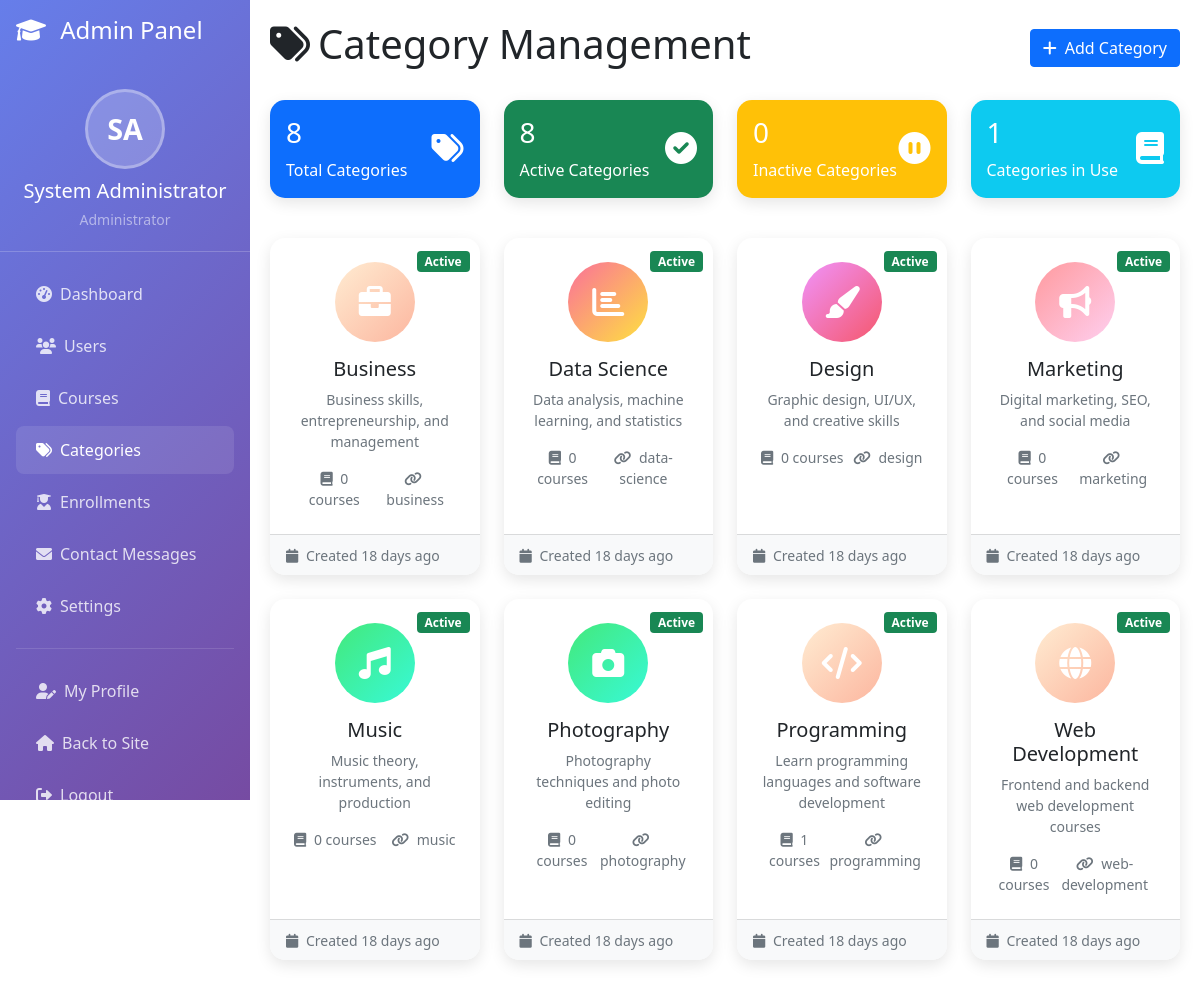
Screenshot of /admin/categories.php (signed in) with the database file from the repository.
### tables this page shows
CREATE TABLE `users` (
  `id` int(11) NOT NULL,
  `username` varchar(50) NOT NULL,
  `email` varchar(100) NOT NULL,
  `password` varchar(255) NOT NULL,
  `first_name` varchar(50) NOT NULL,
  `last_name` varchar(50) NOT NULL,
  `role` enum('student','instructor','admin') DEFAULT 'student',
  `profile_image` varchar(255) DEFAULT NULL,
  `bio` text DEFAULT NULL,
  `phone` varchar(20) DEFAULT NULL,
  `date_of_birth` date DEFAULT NULL,
  `instructor_rating_average` decimal(3,2) DEFAULT 0.00,
  `instructor_rating_count` int(11) DEFAULT 0,
  `is_active` tinyint(1) DEFAULT 1,
  `email_verified` tinyint(1) DEFAULT 0,
  `created_at` timestamp NOT NULL DEFAULT current_timestamp(),
  `updated_at` timestamp NOT NULL DEFAULT current_timestamp() ON UPDATE current_timestamp()
);

CREATE TABLE `categories` (
  `id` int(11) NOT NULL,
  `name` varchar(100) NOT NULL,
  `description` text DEFAULT NULL,
  `slug` varchar(100) NOT NULL,
  `image` varchar(255) DEFAULT NULL,
  `is_active` tinyint(1) DEFAULT 1,
  `created_at` timestamp NOT NULL DEFAULT current_timestamp()
);

### classes/User.php (called while the page is built, shortened)
<?php
class User {
    private $conn;
    private $table_name = "users";
    public function __construct() {
        $database = new Database();
        $this->conn = $database->getConnection();
    }
    public function getUserById($id) {
        $query = "SELECT * FROM " . $this->table_name . " WHERE id = :id";
        $stmt = $this->conn->prepare($query);
        $stmt->bindParam(":id", $id);
        $stmt->execute();
        if ($stmt->rowCount() > 0) {
            $row = $stmt->fetch(PDO::FETCH_ASSOC);
            $this->first_name = $row['first_name'];
            $this->last_name = $row['last_name'];
            return true;
        }
        return false;
    }
}
?>

### config/database.php (called while the page is built, shortened)
<?php
class Database {
    private $host = 'localhost';
    private $db_name = 'elearning_system';
    private $username = 'root';
    private $password = '';
    public function getConnection() {
        $this->conn = null;
        try {
            $this->conn = new PDO(
                "mysql:host=" . $this->host . ";dbname=" . $this->db_name,
                $this->username,
                $this->password,
                array(
                    PDO::ATTR_ERRMODE => PDO::ERRMODE_EXCEPTION,
                    PDO::ATTR_DEFAULT_FETCH_MODE => PDO::FETCH_ASSOC,
                    PDO::MYSQL_ATTR_INIT_COMMAND => "SET NAMES utf8"
                )
            );
        } catch(PDOException $exception) {
            echo "Connection error: " . $exception->getMessage();
        }
        return $this->conn;
    }
}
?>

### includes/functions.php (called while the page is built, shortened)
<?php
function timeAgo($datetime) {
    $time = time() - strtotime($datetime);
    if ($time < 60) {
        return 'just now';
    } elseif ($time < 3600) {
        return floor($time / 60) . ' minutes ago';
    } elseif ($time < 86400) {
        return floor($time / 3600) . ' hours ago';
    } elseif ($time < 2592000) {
        return floor($time / 86400) . ' days ago';
    } elseif ($time < 31536000) {
        return floor($time / 2592000) . ' months ago';
    } else {
        return floor($time / 31536000) . ' years ago';
    }
}
?>

### admin/categories.php (the view, shortened to what this page needs)
<?php
require_once __DIR__ . '/../config/config.php';
require_once __DIR__ . '/../classes/User.php';
try {
    $database = new Database();
    $conn = $database->getConnection();
    $query = "SELECT c.*, COUNT(co.id) as course_count
              FROM categories c
              LEFT JOIN courses co ON c.id = co.category_id
              GROUP BY c.id
              ORDER BY c.name";
    $stmt = $conn->prepare($query);
    $stmt->execute();
    $categories = $stmt->fetchAll(PDO::FETCH_ASSOC);
    $stats = [];
    $query = "SELECT COUNT(*) as count FROM categories";
    $stmt = $conn->prepare($query);
    $stmt->execute();
    $stats['total'] = $stmt->fetch(PDO::FETCH_ASSOC)['count'];
    $query = "SELECT COUNT(*) as count FROM categories WHERE is_active = 1";
    $stmt = $conn->prepare($query);
    $stmt->execute();
    $stats['active'] = $stmt->fetch(PDO::FETCH_ASSOC)['count'];
    $query = "SELECT COUNT(*) as count FROM categories WHERE is_active = 0";
    $stmt = $conn->prepare($query);
    $stmt->execute();
    $stats['inactive'] = $stmt->fetch(PDO::FETCH_ASSOC)['count'];
    $query = "SELECT COUNT(DISTINCT category_id) as count FROM courses";
    $stmt = $conn->prepare($query);
    $stmt->execute();
    $stats['used'] = $stmt->fetch(PDO::FETCH_ASSOC)['count'];
} catch (Exception $e) {
    $categories = [];
    $stats = ['total' => 0, 'active' => 0, 'inactive' => 0, 'used' => 0];
}
$category_icons = [
    'programming' => 'fas fa-code',
    'web-development' => 'fas fa-globe',
    'data-science' => 'fas fa-chart-bar',
    'design' => 'fas fa-paint-brush',
    'business' => 'fas fa-briefcase',
    'marketing' => 'fas fa-bullhorn',
    'photography' => 'fas fa-camera',
    'music' => 'fas fa-music',
    'health' => 'fas fa-heartbeat',
    'fitness' => 'fas fa-dumbbell',
    'cooking' => 'fas fa-utensils',
    'language' => 'fas fa-language',
    'science' => 'fas fa-flask',
    'mathematics' => 'fas fa-calculator',
    'art' => 'fas fa-palette',
    'writing' => 'fas fa-pen-fancy'
];
?>
<!DOCTYPE html>
<html lang="en">
<head>
    <link href="https://cdn.jsdelivr.net/npm/bootstrap@5.1.3/dist/css/bootstrap.min.css" rel="stylesheet">
    <link href="https://cdnjs.cloudflare.com/ajax/libs/font-awesome/6.0.0/css/all.min.css" rel="stylesheet">
</head>
<body>
    <?php include 'includes/sidebar.php'; ?>
    <div class="main-content">
        <div class="d-flex justify-content-between align-items-center mb-4">
            <h1><i class="fas fa-tags me-2"></i>Category Management</h1>
            <button class="btn btn-primary" data-bs-toggle="modal" data-bs-target="#addCategoryModal">
                <i class="fas fa-plus me-2"></i>Add Category
            </button>
        </div>
        <div class="row mb-4">
            <div class="col-lg-3 col-md-6 mb-3">
                <div class="card stat-card bg-primary text-white">
                    <div class="card-body">
                        <div class="d-flex justify-content-between">
                            <div>
                                <h3><?php echo number_format($stats['total']); ?></h3>
                                <p class="mb-0">Total Categories</p>
                            </div>
                            <div class="align-self-center">
                                <i class="fas fa-tags fa-2x"></i>
                            </div>
                        </div>
                    </div>
                </div>
            </div>
            <div class="col-lg-3 col-md-6 mb-3">
                <div class="card stat-card bg-success text-white">
                    <div class="card-body">
                        <div class="d-flex justify-content-between">
                            <div>
                                <h3><?php echo number_format($stats['active']); ?></h3>
                                <p class="mb-0">Active Categories</p>
                            </div>
                            <div class="align-self-center">
                                <i class="fas fa-check-circle fa-2x"></i>
                            </div>
                        </div>
                    </div>
                </div>
            </div>
            <div class="col-lg-3 col-md-6 mb-3">
                <div class="card stat-card bg-warning text-white">
                    <div class="card-body">
                        <div class="d-flex justify-content-between">
                            <div>
                                <h3><?php echo number_format($stats['inactive']); ?></h3>
                                <p class="mb-0">Inactive Categories</p>
                            </div>
                            <div class="align-self-center">
                                <i class="fas fa-pause-circle fa-2x"></i>
                            </div>
                        </div>
                    </div>
                </div>
            </div>
            <div class="col-lg-3 col-md-6 mb-3">
                <div class="card stat-card bg-info text-white">
                    <div class="card-body">
                        <div class="d-flex justify-content-between">
                            <div>
                                <h3><?php echo number_format($stats['used']); ?></h3>
                                <p class="mb-0">Categories in Use</p>
                            </div>
                            <div class="align-self-center">
                                <i class="fas fa-book fa-2x"></i>
                            </div>
                        </div>
                    </div>
                </div>
            </div>
        </div>
        <div class="row">
            <?php if (!empty($categories)): ?>
                <?php foreach ($categories as $category): ?>
                    <?php
                    $icon = $category_icons[$category['slug']] ?? 'fas fa-folder';
                    $gradient_colors = [
                        'linear-gradient(135deg, #667eea 0%, #764ba2 100%)',
                        'linear-gradient(135deg, #f093fb 0%, #f5576c 100%)',
                        'linear-gradient(135deg, #4facfe 0%, #00f2fe 100%)',
                        'linear-gradient(135deg, #43e97b 0%, #38f9d7 100%)',
                        'linear-gradient(135deg, #fa709a 0%, #fee140 100%)',
                        'linear-gradient(135deg, #a8edea 0%, #fed6e3 100%)',
                        'linear-gradient(135deg, #ff9a9e 0%, #fecfef 100%)',
                        'linear-gradient(135deg, #ffecd2 0%, #fcb69f 100%)'
                    ];
                    $gradient = $gradient_colors[array_rand($gradient_colors)];
                    ?>
                    <div class="col-lg-3 col-md-4 col-sm-6 mb-4">
                        <div class="card category-card position-relative">
                            <div class="category-status">
                                <span class="badge bg-<?php echo $category['is_active'] ? 'success' : 'secondary'; ?>">
                                    <?php echo $category['is_active'] ? 'Active' : 'Inactive'; ?>
                                </span>
                            </div>
                            <div class="card-body text-center p-4">
                                <div class="category-icon" style="background: <?php echo $gradient; ?>;">
                                    <i class="<?php echo $icon; ?>"></i>
                                </div>
                                <h5 class="card-title mb-2"><?php echo htmlspecialchars($category['name']); ?></h5>
                                <p class="card-text text-muted small mb-3">
                                    <?php echo htmlspecialchars($category['description']); ?>
                                </p>
                                <div class="d-flex justify-content-between align-items-center">
                                    <small class="text-muted">
                                        <i class="fas fa-book me-1"></i>
                                        <?php echo $category['course_count']; ?> courses
                                    </small>
                                    <small class="text-muted">
                                        <i class="fas fa-link me-1"></i>
                                        <?php echo $category['slug']; ?>
                                    </small>
                                </div>
                            </div>
                            <div class="card-footer bg-light">
                                <small class="text-muted">
                                    <i class="fas fa-calendar me-1"></i>
                                    Created <?php echo timeAgo($category['created_at']); ?>
                                </small>
                            </div>
                        </div>
                    </div>
                <?php endforeach; ?>
            <?php endif; ?>
        </div>
    </div>
</body>
</html>

### admin/includes/sidebar.php (shortened to what this page needs)
<?php
if (!isset($admin_user)) {
    $admin_user = new User();
    $admin_user->getUserById($_SESSION['user_id']);
}
?>
<div class="sidebar position-fixed" style="width: 250px; z-index: 1000; height: 100vh; overflow-y: auto;">
    <div class="p-3">
        <h4 class="text-white">
            <i class="fas fa-graduation-cap me-2"></i>
            Admin Panel
        </h4>
    </div>
    <div class="admin-profile">
        <div class="admin-initials" style="display: none;">
            <?php echo strtoupper(substr($admin_user->first_name, 0, 1) . substr($admin_user->last_name, 0, 1)); ?>
        </div>
        <h5 class="text-white mb-1 mt-2"><?php echo htmlspecialchars($admin_user->first_name . ' ' . $admin_user->last_name); ?></h5>
        <small class="text-white-50">Administrator</small>
    </div>
    <nav class="nav flex-column px-3 mt-3 pb-5">
        <a class="nav-link <?php echo basename($_SERVER['PHP_SELF']) == 'index.php' ? 'active' : ''; ?>" href="index.php">
            <i class="fas fa-tachometer-alt me-2"></i>Dashboard
        </a>
        <a class="nav-link <?php echo basename($_SERVER['PHP_SELF']) == 'users.php' ? 'active' : ''; ?>" href="users.php">
            <i class="fas fa-users me-2"></i>Users
        </a>
        <a class="nav-link <?php echo basename($_SERVER['PHP_SELF']) == 'courses.php' ? 'active' : ''; ?>" href="courses.php">
            <i class="fas fa-book me-2"></i>Courses
        </a>
        <a class="nav-link <?php echo basename($_SERVER['PHP_SELF']) == 'categories.php' ? 'active' : ''; ?>" href="categories.php">
            <i class="fas fa-tags me-2"></i>Categories
        </a>
        <a class="nav-link <?php echo basename($_SERVER['PHP_SELF']) == 'enrollments.php' ? 'active' : ''; ?>" href="enrollments.php">
            <i class="fas fa-user-graduate me-2"></i>Enrollments
        </a>
        <a class="nav-link <?php echo basename($_SERVER['PHP_SELF']) == 'contact-messages.php' ? 'active' : ''; ?>" href="contact-messages.php">
            <i class="fas fa-envelope me-2"></i>Contact Messages
        </a>
        <a class="nav-link <?php echo basename($_SERVER['PHP_SELF']) == 'settings.php' ? 'active' : ''; ?>" href="settings.php">
            <i class="fas fa-cog me-2"></i>Settings
        </a>
        <hr class="text-white-50">
        <a class="nav-link <?php echo basename($_SERVER['PHP_SELF']) == 'profile.php' ? 'active' : ''; ?>" href="profile.php">
            <i class="fas fa-user-edit me-2"></i>My Profile
        </a>
        <a class="nav-link" href="<?php echo SITE_URL; ?>/index.php">
            <i class="fas fa-home me-2"></i>Back to Site
        </a>
        <a class="nav-link" href="<?php echo SITE_URL; ?>/auth/logout.php">
            <i class="fas fa-sign-out-alt me-2"></i>Logout
        </a>
    </nav>
</div>

### admin/categories.php (style rules this page uses)
.sidebar { min-height: 100vh; background: linear-gradient(135deg, #667eea 0%, #764ba2 100%); }
.sidebar .nav-link { color: rgba(255,255,255,0.8); padding: 12px 20px; border-radius: 8px; margin: 2px 0; }
.sidebar .nav-link:hover, .sidebar .nav-link.active { color: white; background: rgba(255,255,255,0.1); }
.main-content { margin-left: 250px; padding: 20px; }
.category-card { border: none; border-radius: 15px; overflow: hidden; transition: all 0.3s ease; box-shadow: 0 5px 15px rgba(0,0,0,0.1); height: 100%; }
.category-icon { width: 80px; height: 80px; border-radius: 50%; display: flex; align-items: center; justify-content: center; font-size: 2rem; color: white; margin: 0 auto 15px; }
.stat-card { border: none; border-radius: 15px; box-shadow: 0 5px 15px rgba(0,0,0,0.1); transition: transform 0.3s ease; }
.category-status { position: absolute; top: 10px; right: 10px; }

### admin/includes/sidebar.php (style rules this page uses)
.admin-profile { padding: 20px; border-bottom: 1px solid rgba(255,255,255,0.2); text-align: center; }
.admin-initials { width: 80px; height: 80px; border-radius: 50%; background: rgba(255,255,255,0.2); display: flex; align-items: center; justify-content: center; color: white; font-weight: bold; font-size: 1.8rem; margin: 0 auto 10px; border: 3px solid rgba(255,255,255,0.3); }
.sidebar { scrollbar-width: thin; scrollbar-color: rgba(255,255,255,0.3) transparent; }

### rows the page displays
users: first_name+last_name "SA", first_name+last_name "System Administrator"
categories: id "8", is_active "1", shows "Active", name "Music", description "Music theory, instruments, and production", course_count "0", slug "music", created_at "18 days ago"
categories: is_active "Active", name "Business", description "Business skills, entrepreneurship, and management", course_count "0", slug "business", created_at "18 days ago"
categories: is_active "Active", name "Data Science", description "Data analysis, machine learning, and statistics", course_count "0", slug "data-science", created_at "18 days ago"
categories: is_active "Active", name "Design", description "Graphic design, UI/UX, and creative skills", course_count "0", slug "design", created_at "18 days ago"
categories: is_active "Active", name "Marketing", description "Digital marketing, SEO, and social media", course_count "0", slug "marketing", created_at "18 days ago"
categories: is_active "Active", name "Photography", description "Photography techniques and photo editing", course_count "0", slug "photography", created_at "18 days ago"
categories: is_active "Active", name "Programming", description "Learn programming languages and software development", course_count "1", slug "programming", created_at "18 days ago"
categories: is_active "Active", name "Web Development", description "Frontend and backend web development courses", course_count "0", slug "web-development", created_at "18 days ago"

### other values shown
$stats['inactive'] "0"
